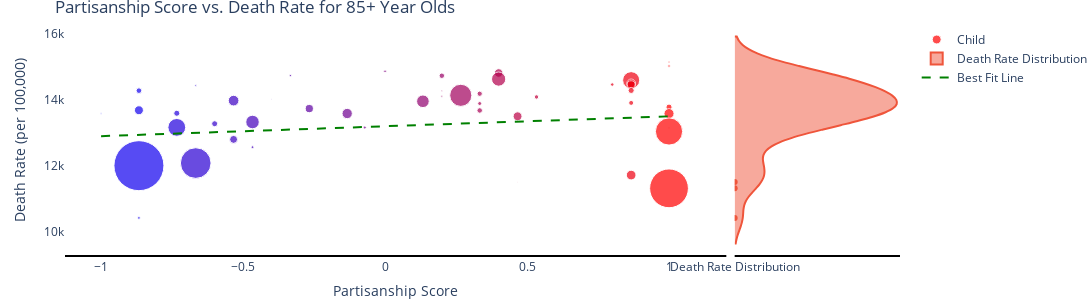

Notebook code cell kept with this figure:
### Code cell
get_age_death(state_deaths,"85+")
